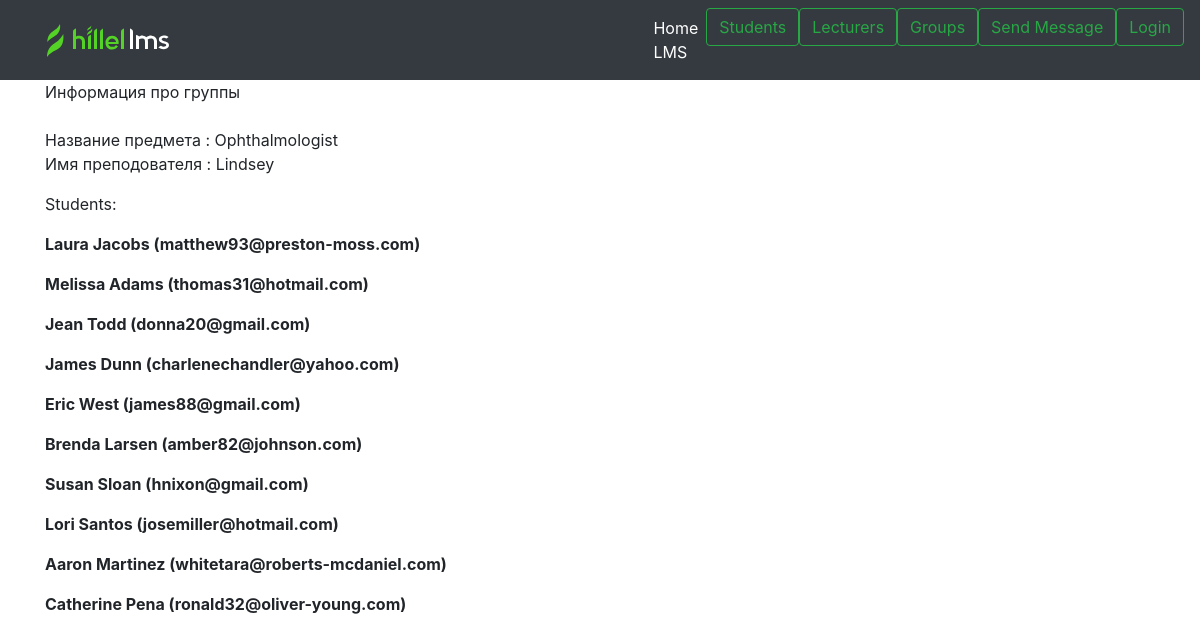
Screenshot of /all_group/2 with the database file from the repository.
### academy/models.py (models this page shows, shortened)
class Group(models.Model):
    group_id = models.AutoField(primary_key=True)
    course = models.CharField('Название предмета', max_length=100)
    students = models.ManyToManyField(Student)
    teacher = models.OneToOneField(Lecturer, on_delete=models.CASCADE)

class Lecturer(models.Model):
    lecturer_id = models.AutoField(primary_key=True)
    first_name = models.CharField('Имя лектора', max_length=100)
    last_name = models.CharField('Фамилия лектора', max_length=100)
    email = models.EmailField(max_length=100)
    cover = models.ImageField(upload_to='covers/lector_photo', default='covers/lector_photo/turtle.png')
    def __str__(self):
        return self.last_name

class Student(models.Model):
    student_id = models.AutoField(primary_key=True)
    first_name = models.CharField('Имя студента', max_length=100)
    last_name = models.CharField('Фамилия студента', max_length=100)
    email = models.EmailField(max_length=250)
    cover = models.ImageField(upload_to='covers/student_photo', default='covers/student_photo/default.png')

### academy/views.py (the view)
# urls.py: path('all_group/<int:group_id>', views.get_group, name='group'),
def get_group(request, group_id):
    group = get_object_or_404(Group, group_id=group_id)
    return render(request, 'academy/get_group.html', {'group': group})

### academy/templates/academy/get_group.html (shortened to what this page needs)
{%extends 'academy/base.html'%}
{% block content  %}
Информация про группы
<div>
  <p>
    <br>Название предмета : {{ group.course }}
    <br>Имя преподователя : {{group.teacher}}
  <p>Students:
    {% for student in group.students.all %}
  <p><b>{{ student.first_name }} {{ student.last_name }} ({{ student.email }})</b>
    {%endfor%}
  </p>
</div>
{% endblock %}

### rows the page displays
Group: course "Ophthalmologist", teacher "Lindsey"
Student: first_name "Laura", last_name "Jacobs", email "matthew93@preston-moss.com"
Student: first_name "Melissa", last_name "Adams", email "thomas31@hotmail.com"
Student: first_name "Jean", last_name "Todd", email "donna20@gmail.com"
Student: first_name "James", last_name "Dunn", email "charlenechandler@yahoo.com"
Student: first_name "Eric", last_name "West", email "james88@gmail.com"
Student: first_name "Brenda", last_name "Larsen", email "amber82@johnson.com"
Student: first_name "Susan", last_name "Sloan", email "hnixon@gmail.com"
Student: first_name "Lori", last_name "Santos", email "josemiller@hotmail.com"
Student: first_name "Aaron", last_name "Martinez", email "whitetara@roberts-mcdaniel.com"
Student: first_name "Catherine", last_name "Pena", email "ronald32@oliver-young.com"
